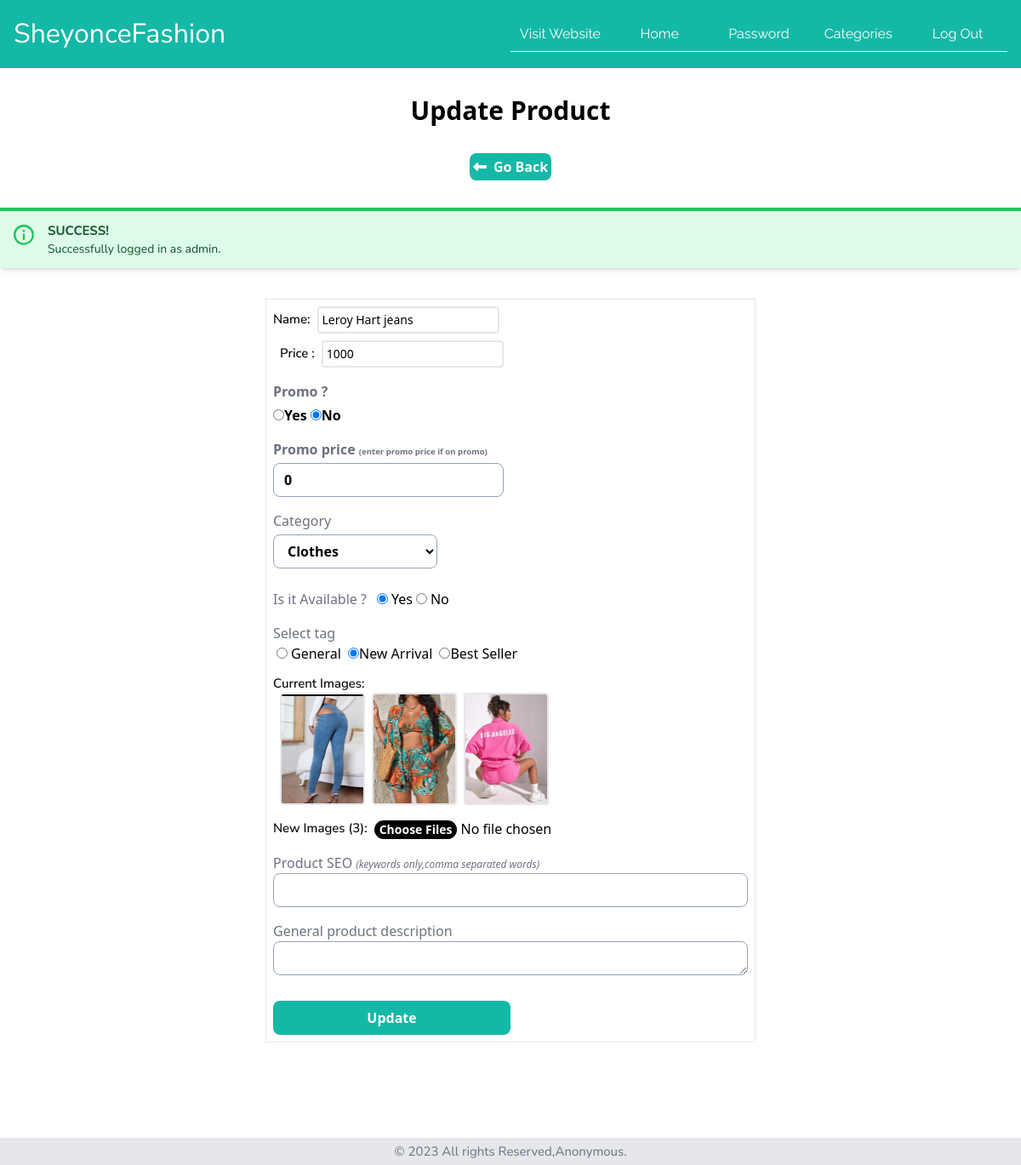
Screenshot of /admin_panel/update-prod.php?id=4 (signed in) with the database file from the repository.
### tables this page shows
CREATE TABLE `products_list` (
  `product_code` int(11) NOT NULL,
  `product_name` varchar(60) NOT NULL,
  `product_price` varchar(19) NOT NULL DEFAULT '0',
  `promo` int(11) DEFAULT 0,
  `product_pprice` varchar(19) NOT NULL DEFAULT '0',
  `product_category` int(11) NOT NULL,
  `product_desc` text NOT NULL,
  `product_seo` text NOT NULL,
  `available` int(11) NOT NULL,
  `best_or_new` int(11) NOT NULL DEFAULT 0 COMMENT '0 os defaut,1 is new ariival, 2 is best seller',
  `product_image` varchar(255) NOT NULL
);

CREATE TABLE `tbl_category` (
  `id` int(11) NOT NULL,
  `cat_name` varchar(56) NOT NULL,
  `cat_image` text NOT NULL
);

### admin_panel/update-prod.php (the view, shortened to what this page needs)
<?php
include '../config/config.inc.php';
?>
 <?php
    if(isset($_GET['id'])){
        $id = $_GET['id'];
        $sql2 = "SELECT * FROM products_list WHERE product_code=$id";
        $res2 = mysqli_query($conn, $sql2);
        $row = mysqli_fetch_assoc($res2);
         $title = $row['product_name'];
         $price = $row['product_price'];
         $current_images_row = $row['product_image'];
        $disp_cur_images =explode(",",substr($current_images_row , 0 ,-1));
        $status=$row['available'];
        $promo = $row['promo'];
        $promo_ens = $row['product_pprice'];
        $categ = $row['product_category'];
        $tag = $row['best_or_new'];
       $descc = $row['product_desc'];
       $seoo = $row['product_seo'];
    } else{
        header('location:index');
    }
?>
    <?php
include 'partials/header-add.php';
?>
<div class="text-center font-bold text-3xl my-8" >
    Update Product
</div>
 <div class="w-full flex justify-center items-center">
 <a href="index" class="w-auto p-1 mb-2  font-semibold bg-teal-500 text-white rounded-lg "><i class="fa-solid fa-left-long mr-2"></i>Go Back</a>
 </div>
<?php
                if(isset($_SESSION['login'])){
                    echo $_SESSION['login'];
                }
            ?>
<section class="mb-[100px] md:flex justify-center items-center">
    <form  method="POST" class="p-3 md:w-1/2" enctype="multipart/form-data">
        <div class="border  p-2">
                <div class="flex items-center">
                   <p class="font-medium">Name: </p>
                     <input class="focus:outline-none border-2  font-medium  rounded ml-2 text-sm p-1" class="focus:outline-none border rounded ml-2 text-sm p-1" type="text" name="name" value="<?php echo $title; ?>" >
                </div>
                <div class=" mb-2 p-2">
                <div class="flex items-center">
                   <p class="font-medium">Price : </p>
                     <input class="focus:outline-none border-2  font-medium  rounded ml-2 text-sm p-1" class="focus:outline-none border rounded ml-2 text-sm p-1" type="text" name="price" value="<?php echo $price; ?>" >
                </div>
            </div>
            <div class="font-semibold">
        <label class="block mb-1 text-gray-500" for="forms-labelOverInputCode">Promo ?</label>
        <input <?php if($promo==1) {echo "checked";} ?> type="radio" name="promo" value="1">Yes
        <input <?php if($promo==0) {echo "checked";} ?> type="radio" name="promo" value="0">No
      </div>
      <div class="font-semibold my-4">
        <label class="block mb-1 text-gray-500" for="forms-labelOverInputCode">Promo price <span class="text-[.6rem]">(enter promo  price if on promo)</span> </label>
       <input value="<?php echo $promo_ens; ?>" class="h-10 px-3 text-base border border-slate-400 rounded-lg focus:shadow-outline" type="text" name="pdate"/>
      </div>
    <div class="my-4">
        <label class="block mb-1 text-gray-500" >Category</label>
        <select name="type" class=" h-10 px-3 mb-2 text-base bg-white  font-semibold border border-slate-400 rounded-lg focus:shadow-outline">
        <?php
$sql = "SELECT * FROM tbl_category";
$res = mysqli_query($conn, $sql);
$count = mysqli_num_rows($res);
if($count>0){
while($row=mysqli_fetch_assoc($res)){
$category_title = $row['cat_name'];
$category_id = $row['id'];
?>
<option <?php if($categ==$category_id){echo "selected";} ?> value="<?php echo $category_id; ?>"><?php echo $category_title; ?></option>
<?php } } else {
echo "<option value='0'>Category Not Available.</option>";
                            }
                        ?>
              </select>
      </div>
      <div class="flex items-center">
        <label class="mr-2 text-gray-500" for="forms-labelOverInputCode">Is it Available ?</label>
        <input <?php if($status==1) {echo "checked";} ?> class="mx-1" type="radio" value="1"  name="Available"/><span>Yes</span>
        <input <?php if($status==0) {echo "checked";} ?> class="mx-1" type="radio" value="0" name="Available"/><span>No</span>
      </div>
      <div  class="mt-4">
        <label class="mr-2 text-gray-500" for="forms-labelOverInputCode">Select tag</label>
       <div  class=" flex items-center">
       <input <?php if($tag==0) {echo "checked";} ?> class="mx-1" type="radio" value="0" name="tag" checked/><span>General</span>
       <input <?php if($tag==1) {echo "checked";} ?> class="ml-2" type="radio" value="1" name="tag"/><span>New Arrival</span>
       <input <?php if($tag==2) {echo "checked";} ?> class="ml-2" type="radio" value="2" name="tag"/><span>Best Seller</span>
       </div>
      </div>
      <div class="my-3">
                    <p class="font-medium">Current Images: </p>
                      <div class="flex">
                      <?php
                       foreach ($disp_cur_images as $cur_item){
                            ?>
<img src="../assets/images/products/<?php echo $cur_item; ?>" alt="/" width="100px" height="100px" class="rounded ml-2 border-2">
                            <?php
                        }
                    ?>
                      </div>
                 </div>
                 <div class="my-4 lg:flex">
                    <p class="font-medium">New Images (3): </p>
      <input class="focus:outline-none  file:rounded-full ml-2  file:border-0
                      file:text-sm file:font-semibold
                      file:bg-black file:text-white"  type="file" name="images[]"  multiple>
                 </div>
      <div class="mt-4">
        <label class="mr-2 text-gray-500"  for="forms-labelOverInputCode">Product SEO <span class="text-xs italic">(keywords only,comma separated words)</span> </label>
        <input name="seo" value="<?php echo $seoo; ?>" class="w-full h-10 px-3 text-base placeholder-gray-300 border border-slate-400 rounded-lg focus:outline-none"/>
      </div>
      <div class="mt-4">
        <label class="my-2 text-gray-500"  for="forms-labelOverInputCode">General product description</label>
        <textarea  name="desc" class="w-full h-10 px-3 text-base placeholder-gray-300 border border-slate-400 rounded-lg focus:outline-none"><?php echo $descc; ?></textarea>
      </div>
    <input class="w-1/2 h-10 px-3 mt-6 font-semibold bg-teal-500 text-white rounded-lg focus:outline-none" type="submit" name="update" value="Update"/>
  </form>
                    </section>
<?php include 'partials/footer.php'; ?>
</body>
</html>

### assets/css/custom.css (style rules this page uses)
p { font-family: 'Nunito Sans', sans-serif; font-weight: 400; font-size: 15px; }

### rows the page displays
products_list: name "Leroy Hart jeans", price "1000", promo "☑", pdate "0", type "Clothes", available "☑", best_or_new "☑"

### other values shown
$_SESSION['login'] "SUCCESS! Successfully logged in as admin."
